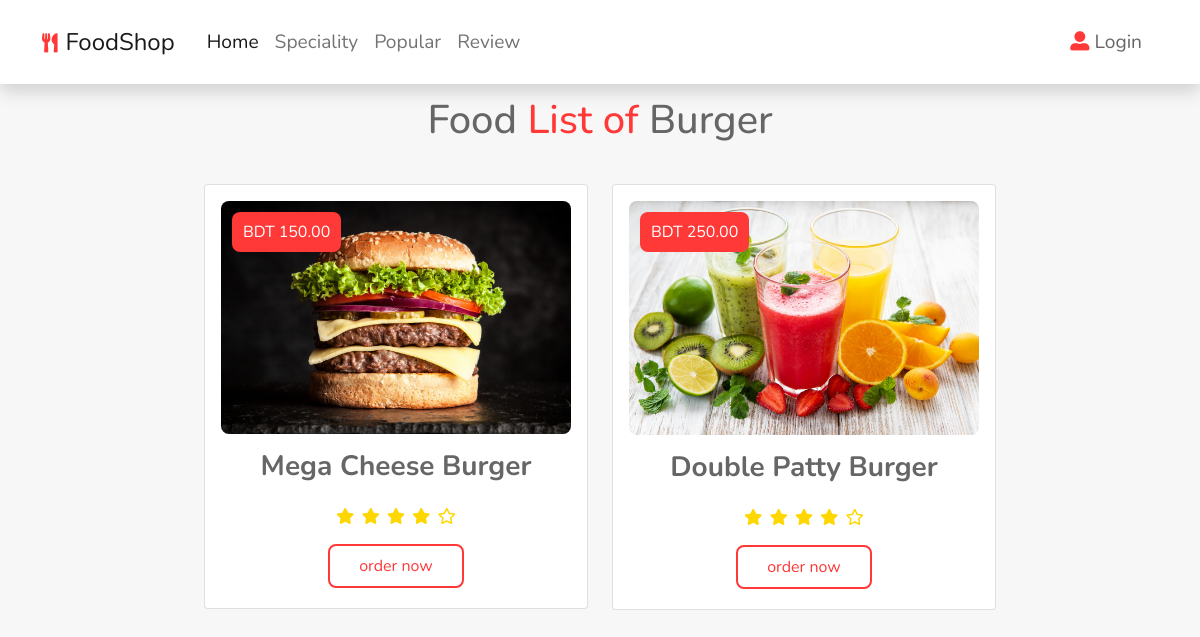
The app's page /category/1/products with its own data.
### shop/models.py (models this page shows, shortened)
class Category(models.Model):
    name = models.CharField(max_length=255)
    icon = models.ImageField(upload_to="images/")
    cover_image = models.ImageField(upload_to="images/")
    description = models.TextField()
    created_at = models.DateTimeField(auto_now_add=True)
    updated_at = models.DateTimeField(auto_now=True)
    class Meta:
        verbose_name_plural = 'categories'

class Product(models.Model):
    AVAILABILITY_CHOICES = [
        (0, 'NO'),
        (1, 'YES'),
    ]
    name = models.CharField(max_length=255)
    slug = models.SlugField(null=True)
    description = models.TextField(null=True)
    price = models.DecimalField(max_digits=6, decimal_places=2)
    cover_image = models.ImageField(upload_to="images/")
    availability = models.SmallIntegerField(choices=AVAILABILITY_CHOICES, default=1)
    category = models.ForeignKey(Category, on_delete=models.PROTECT)
    created_at = models.DateTimeField(auto_now_add=True)
    updated_at = models.DateTimeField(auto_now=True)

### shop/views.py (the view)
# urls.py: path('category/<int:id>/products', views.categoryProducts, name='category_products'),
def categoryProducts(request,id):
    category = Category.objects.get(pk=id)
    products = category.product_set.all()
    context = {
        'category' : category,
        'products' : products
        }
    return render(request, 'category_products.html', context)

### shop/templates/category_products.html
{% extends 'base.html' %} {% load static %} {% block content %}
<section class="product-list">
  <h1 class="heading">Food <span>List of</span> {{category.name}}</h1>
  <div class="row justify-content-md-center">
    {% for product in products %}
    <div class="col-md-4">
      <div class="card card-body">
        <span class="price"> BDT {{ product.price }} </span>
        <img class="card-img-top" src="{{ product.cover_image.url }}" alt="" />
        <h3>
          <a class="product-title fw-bold" href="{% url 'product_detail' product.id %}"
            >{{ product.name }}</a
          >
        </h3>
        <div class="stars">
          <i class="fas fa-star"></i>
          <i class="fas fa-star"></i>
          <i class="fas fa-star"></i>
          <i class="fas fa-star"></i>
          <i class="far fa-star"></i>
        </div>
        <div>
            <a href="#" class="btn-custom">order now</a>
        </div>
      </div>
    </div>
    {% endfor %}
  </div>
</section>
{% endblock content %}

### static/css/default.css (style rules this page uses)
:root { --red: #ff3838; --orange: #ff5733; --textcolor: #666; }
* { font-family: "Nunito", sans-serif; margin: 0; padding: 0; box-sizing: border-box; outline: none; border: none; text-decoration: none; transition: all 0.2s linear; }
html { overflow-x: hidden; scroll-behavior: smooth; scroll-padding-top: 6rem; }
body { background: #f7f7f7; color: var(--textcolor); }
a { text-decoration: none; }
.heading { text-align: center; padding: 1rem; margin-top: 2rem; margin-bottom: 1.5rem; color: #666; }
.heading span { color: var(--red); }
.btn-custom { background-color: #fff; border: none; color: var(--red); padding: 0.5rem 1.8rem; text-align: center; text-decoration: none; display: inline-block; font-size: 16px; margin: 4px 2px; transition-duration: 0.3s; cursor: pointer; border: 2px solid var(--red); border-radius: .5rem; }
.product-title { color: var(--textcolor); font-weight: bold; }
.product-list .price { position: absolute; top: 1.7rem; left: 1.7rem; background: var(--red); color: #fff; padding: 0.5rem .67rem; border-radius: 0.5rem; }
.product-list .card-body { text-align: center; }
.product-list .card-body h3 { font-weight: bold; padding-top: 1rem; }
.product-list .card-body .stars i { color: gold; padding: 1rem 0.1rem; }
.product-list .card-body .card-img-top { border-radius: .5rem !important; }

### records on screen
Category: name "Burger"
Product: price "150.00", cover_image (picture), name "Mega Cheese Burger"
Product: price "250.00", cover_image (picture), name "Double Patty Burger"
